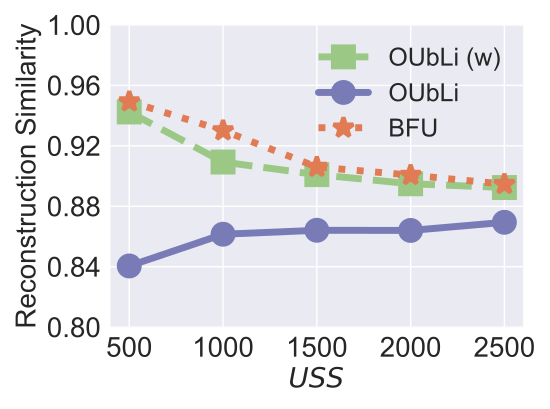

Recreate this plot in Python.


import numpy as np
import matplotlib.pyplot as plt

epsilon = 3
beta = 1 / epsilon


x=[1, 2, 3, 4, 5]
# validation_for_plt =[97,95.8600, 94.9400, 93.5400, 93.2400]
# attack_for_plt=[0, 0.3524, 0, 0.1762, 0.1762]
# basic_for_plt=[99.8, 99.8, 99.8, 99.8, 99.8]

labels = ['500', '1000', '1500', '2000', '2500']
# unl_org = [97.77, 97.55, 97.35, 97.29, 97.21, 97.21]

# unl_hess_r = [96.6, 96.66, 96.04, 95.94, 95.85, 97.21]
OUL = [0.84049, 0.861497, 0.86411, 0.86400, 0.8694]

OUbLi_w = [0.942418, 0.90927, 0.9009611689, 0.8949, 0.8924]

bfu_acc = [0.9493068, 0.93015, 0.9059871, 0.900625, 0.8946490]

vbu_acc = [0.9999, 0.9999, 0.9999, 0.9999,0.9999]
# unl_ss_wo = [94.32, 94.53, 94.78, 93.38, 94.04, 97.21]
bfu_ldp_acc = [0.78531, 0.78531, 0.78531, 0.78531, 0.78531]


for i in range(len(OUL)):
    OUL[i] = OUL[i]*1
    OUbLi_w[i] = OUbLi_w[i]*1
    vbu_acc[i] = vbu_acc[i]*1
    bfu_ldp_acc[i] = bfu_ldp_acc[i]*1

plt.style.use('seaborn')
plt.figure(figsize=(5.5, 4.1))
l_w=5
m_s=15
marker_s = 3
markevery=1
#plt.figure(figsize=(8, 5.3))
#plt.plot(x, unl_fr, color='blue', marker='^', label='Retrain',linewidth=l_w, markersize=m_s)

#plt.plot(x, vbu_acc, linestyle='-.', color='#2A5522',  marker='D', fillstyle='full', markevery=markevery, label='VBU (No Pri.)',linewidth=l_w, markersize=m_s, markeredgewidth=marker_s)


plt.plot(x, OUbLi_w, linestyle='--', color='#9BC985',  marker='s', fillstyle='full', markevery=markevery,
         label='OUbLi (w)',linewidth=l_w, markersize=m_s, markeredgewidth=marker_s)


plt.plot(x, OUL, linestyle='-', color='#797BB7', marker='o', fillstyle='full', markevery=markevery,
         label='OUbLi', linewidth=l_w, markersize=m_s, markeredgewidth=marker_s)

#plt.plot(x, unl_ss_w, color='g',  marker='*',  label='PriMU$_{w}$',linewidth=l_w, markersize=m_s)
#plt.plot(x, org_acc, linestyle='--', color='#9BC985',  marker='s', fillstyle='full', markevery=markevery, label='Origin',linewidth=l_w, markersize=m_s, markeredgewidth=marker_s)


plt.plot(x, bfu_acc, linestyle=':', color='#E07B54',  marker='*', fillstyle='full', markevery=markevery,
         label='BFU',linewidth=l_w, markersize=m_s, markeredgewidth=marker_s)


# plt.plot(x, bfu_ldp_acc, linestyle='-.', color='#E1C855',  marker='^', fillstyle='full', markevery=markevery,label='BFU-DP',linewidth=l_w, markersize=m_s, markeredgewidth=marker_s)


# plt.grid()
leg = plt.legend(fancybox=True, shadow=True)
# plt.xlabel('Malicious Client Ratio (%)' ,fontsize=16)
plt.ylabel('Reconstruction Similarity' ,fontsize=20)
my_y_ticks = np.arange(0.8, 1.01, 0.04)
plt.yticks(my_y_ticks,fontsize=20)
plt.xlabel(r'$\it{USS}$',fontsize=20)

plt.xticks(x, labels, fontsize=20)
# plt.title('CIFAR10 IID')

#plt.annotate(r"1e-1", xy=(0.1, 1.01), xycoords='axes fraction', xytext=(-10, 10), textcoords='offset points', ha='right', va='center', fontsize=15)


# plt.title('(c) Utility Preservation', fontsize=24)
plt.legend(loc='best',fontsize=18)
plt.tight_layout()
#plt.title("MNIST")
plt.rcParams['figure.figsize'] = (2.0, 1)
plt.rcParams['image.interpolation'] = 'nearest'
plt.rcParams['figure.subplot.left'] = 0.11
plt.rcParams['figure.subplot.bottom'] = 0.08
plt.rcParams['figure.subplot.right'] = 0.977
plt.rcParams['figure.subplot.top'] = 0.969
plt.savefig('CIFAR10_recon_sim_uss.pdf', format='pdf', dpi=200)
plt.show()
